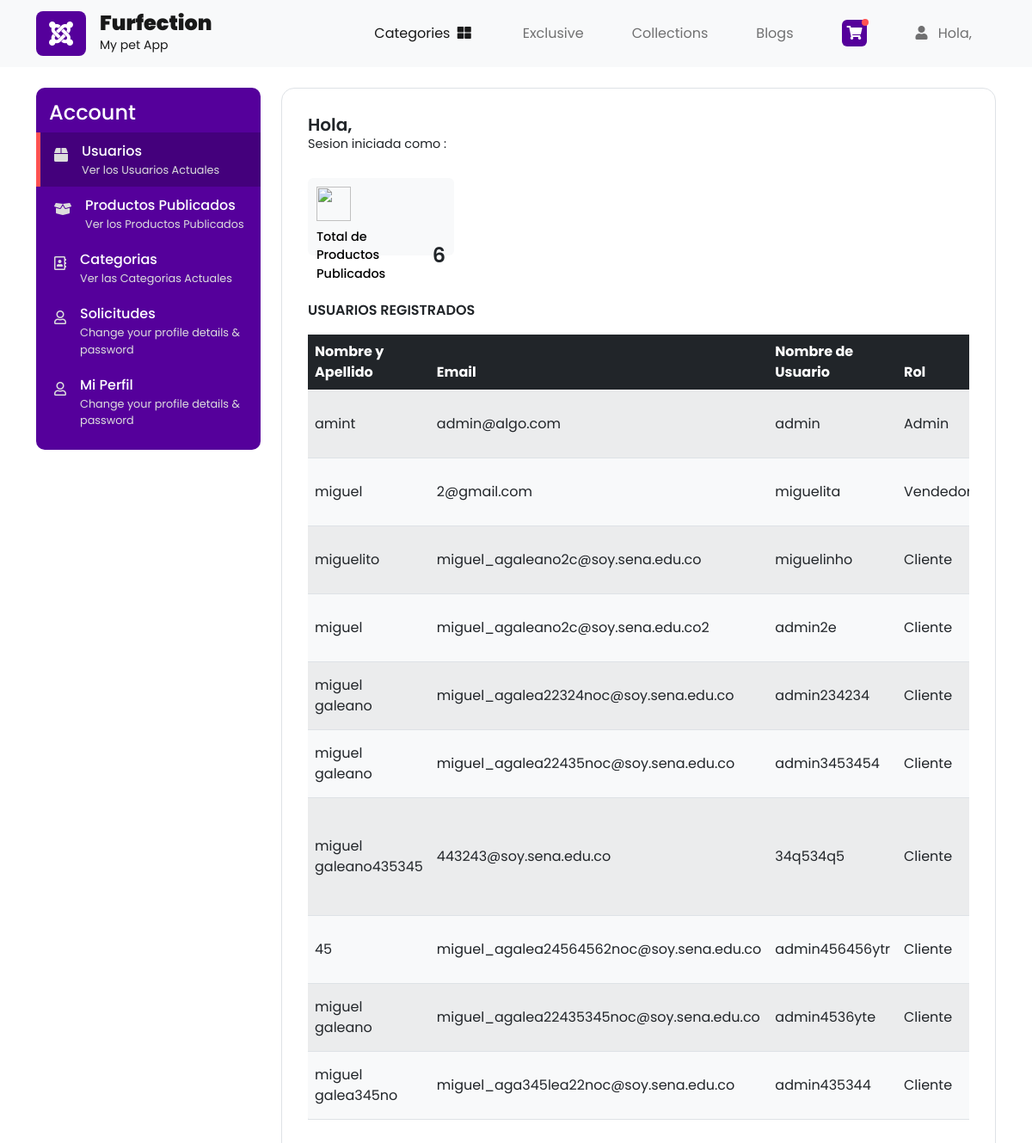
Page /admin_dashboard/ on the earlier database version.
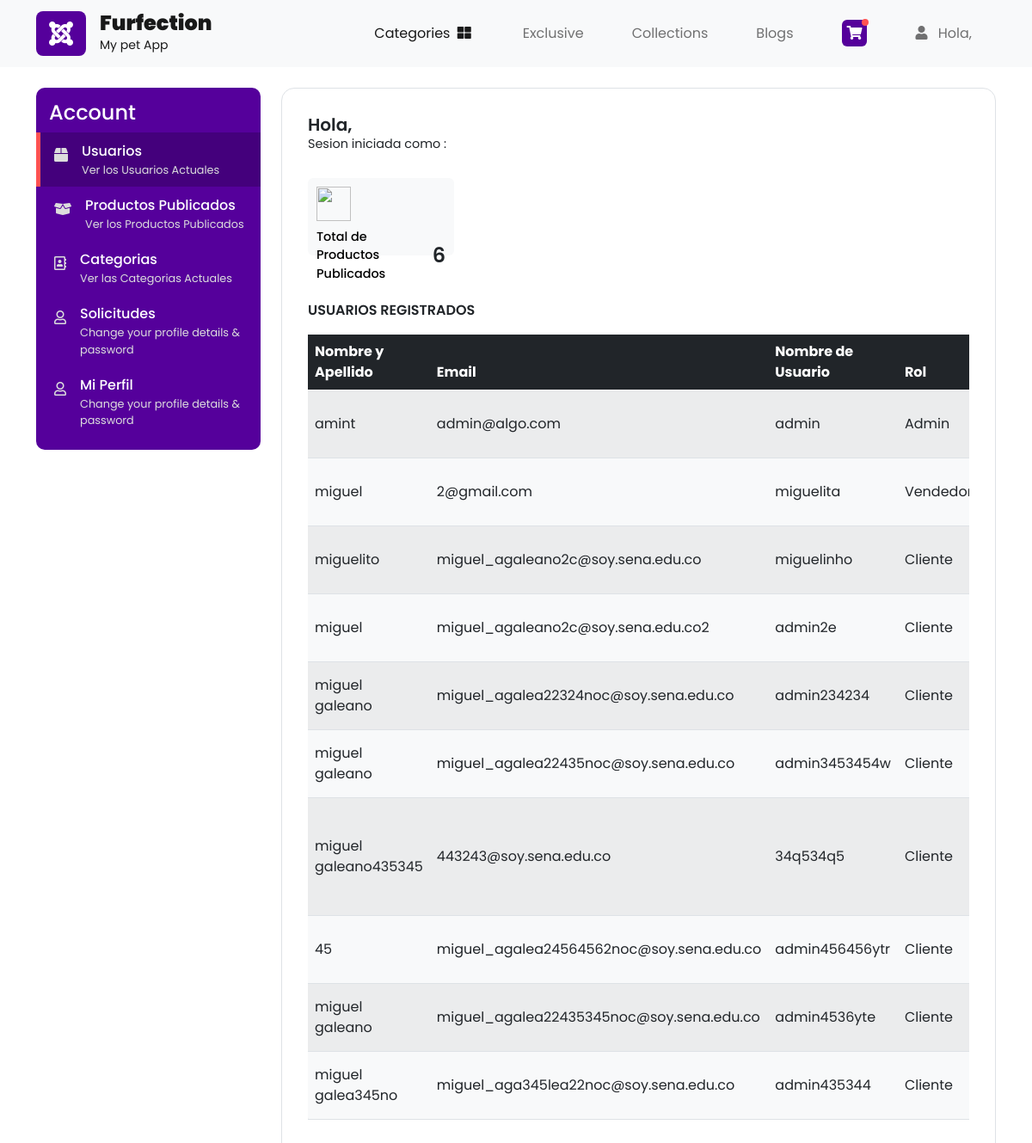
Same page on the later database version.
### merkachecheres/models.py (models this page shows, shortened)
class Usuario(models.Model):
    full_name = models.CharField(max_length=255)
    email = models.EmailField(unique=True)
    username = models.CharField(max_length=150, unique=True)
    password = models.CharField(max_length=128, blank=True, null=True)
    telefono = models.CharField(max_length=15, default="Sin teléfono")  # Valor por defecto
    departamento = models.CharField(max_length=100, default="Sin departamento")  # Valor por defecto
    direccion = models.CharField(max_length=255, default="Sin dirección")  # Valor por defecto
    municipio = models.CharField(max_length=100, default="Sin municipio")  # Valor por defecto
    foto_perfil = models.ImageField(
        upload_to='usuarios/perfiles',
        validators=[validar_extension_imagen],
        blank=True,
        null=True,
        verbose_name="Ruta de la imagen de perfil"
    )  #
    ROLES = (
        (1, "Admin"),
        (2, "Cliente"),
        (3, "Vendedor")
    )
    rol = models.IntegerField(choices=ROLES, default=2)

### merkachecheres/views.py (the view, shortened to what this page needs)
# urls.py: path('admin_dashboard/', views.admin_dashboard, name='admin_dashboard'),
def admin_dashboard(request):
    tabla = request.GET.get('tabla', 'usuarios')
    categoria_seleccionada = request.GET.get('categoria')  # Obtener la categoría seleccionada
    usuario_id = request.session.get('validar', {}).get('id')
    usuario_actual = Usuario.objects.get(id=usuario_id) if usuario_id else None
    usuarios_list = Usuario.objects.all().order_by('id')
    usuarios_paginator = Paginator(usuarios_list, 10)
    usuarios_page_number = request.GET.get('page') if tabla == 'usuarios' else 1
    usuarios = usuarios_paginator.get_page(usuarios_page_number)
    editar_producto_id = request.GET.get('editar_producto')
    producto_a_editar = None
    if tabla == 'productos':
        if categoria_seleccionada:
            productos_list = Producto.objects.filter(categoria=categoria_seleccionada).order_by('id')
        else:
            productos_list = Producto.objects.all().order_by('id')
        productos_paginator = Paginator(productos_list, 10)
        productos_page_number = request.GET.get('page')
        productos = productos_paginator.get_page(productos_page_number)
        context = {
            'mostrar_productos': True,
            'productos': productos,
            'usuarios': usuarios,
            'usuario_actual': usuario_actual,
            'total_productos': Producto.objects.count(),
            'producto_a_editar': producto_a_editar,
            'categorias': Producto._meta.get_field('categoria').choices,
            'categoria_seleccionada': categoria_seleccionada,
        }
    else:
        context = {
            'mostrar_productos': False,
            'usuarios': usuarios,
            'usuario_actual': usuario_actual,
            'total_productos': Producto.objects.count(),
        }
    return render(request, 'admin.html', context)

### merkachecheres/templates/admin.html (shortened to what the changed rows need)
{% load static %}
<!DOCTYPE html>
<html lang="en">
<head>
    <link rel="stylesheet" href="{% static 'css/admin.css' %}">
    <link rel="stylesheet" href="https://cdn.jsdelivr.net/npm/bootstrap@5.0.0-beta1/dist/css/bootstrap.min.css">
    <link rel="stylesheet" href="https://use.fontawesome.com/releases/v5.7.2/css/all.css">
</head>
<body>
    <div class="container mt-4">
        <div class="row">
            <div class="col-lg-9 my-lg-0 my-1">
                <div id="main-content" class="bg-white border h-100">
                    <br/>
                    <div class="order my-3 bg-light p-0">
                        <div class="table-responsive">
                            {% if mostrar_productos %}
                                {% if producto_a_editar %}
                                    <form method="post">
                                        {% csrf_token %}
                                        <div class="mb-3">
                                            <label for="titulo" class="form-label">Título</label>
                                            <input type="text" class="form-control" id="titulo" name="titulo" value="{{ producto_a_editar.titulo }}">
                                        </div>
                                        <div class="mb-3">
                                            <label for="precio" class="form-label">Precio</label>
                                            <input type="number" step="0.01" class="form-control" id="precio" name="precio"
                                                   value="{{ producto_a_editar.precio|default_if_none:'0.00'|stringformat:'f' }}">
                                        </div>
                                        <div class="mb-3">
                                            <label for="categoria" class="form-label">Categoría</label>
                                            <select class="form-control" id="categoria" name="categoria">
                                                {% for value, display in categorias %}
                                                    <option value="{{ value }}" {% if producto_a_editar.categoria == value %}selected{% endif %}>
                                                        {{ display }}
                                                    </option>
                                                {% endfor %}
                                            </select>
                                        </div>
                                        <div class="mb-3">
                                            <label for="descripcion" class="form-label">Descripción</label>
                                            <textarea class="form-control" id="descripcion" name="descripcion">{{ producto_a_editar.descripcion }}</textarea>
                                        </div>
                                        <div class="mb-3">
                                            <label for="marca" class="form-label">Marca</label>
                                            <input type="text" class="form-control" id="marca" name="marca" value="{{ producto_a_editar.marca }}">
                                        </div>
                                        <div class="mb-3">
                                            <label for="descuento" class="form-label">Descuento</label>
                                            <div class="input-group">
                                                <input type="number" step="0.01" min="0" max="100" class="form-control" id="descuento" name="descuento"
                                                    value="{{ producto_a_editar.descuento|default_if_none:'0.00'|floatformat:2 }}">
                                                <span class="input-group-text">%</span>
                                            </div>
                                        </div>
                                        <div class="mb-3">
                                            <label for="dimensiones" class="form-label">Dimensiones</label>
                                            <input type="text" class="form-control" id="dimensiones" name="dimensiones" value="{{ producto_a_editar.dimensiones }}">
                                        </div>
                                        <div class="mb-3">
                                            <label for="stock" class="form-label">Stock</label>
                                            <input type="number" class="form-control" id="stock" name="stock" value="{{ producto_a_editar.stock }}">
                                        </div>
                                        <button type="submit" class="btn btn-success">Guardar Cambios</button>
                                        <a href="?tabla=productos" class="btn btn-secondary">Cancelar</a>
                                    </form>
                                {% else %}
                                    <table class="table table-striped table-hover align-middle shadow-sm rounded w-100 m-0">
                                        <thead class="table-dark">
                                            <tr>
                                                <th>ID</th>
                                                <th>Nombre</th>
                                                <th>Descripción</th>
                                                <th>Precio</th>
                                                <th>Categoría</th>
                                                <th>Publicado por</th>
                                                <th class="text-center">Acciones</th>
                                                <th>Descuento</th>
                                            </tr>
                                        </thead>
                                        <tbody>
                                            {% for producto in productos %}
                                            <tr>
                                                <td>{{ producto.id }}</td>
                                                <td>{{ producto.titulo }}</td>
                                                <td>{{ producto.descripcion|truncatechars:40 }}</td>
                                                <td>${{ producto.precio }}</td>
                                                <td>{{ producto.get_categoria_display }}</td>
                                                <td>
                                                    {% if producto.vendedor %}
                                                        {{ producto.vendedor.full_name }} <span class="text-muted">({{ producto.vendedor.email }})</span>
                                                    {% else %}
                                                        <span class="text-muted">Sin vendedor</span>
                                                    {% endif %}
                                                </td>
                                                <td class="text-center">
                                                    <a href="?tabla=productos&editar_producto={{ producto.id }}" class="btn btn-sm btn-primary">Editar</a>
                                                </td>
                                                <td>
                                                    {% if producto.descuento %}
                                                        {{ producto.descuento|floatformat:0 }}%
                                                    {% else %}
                                                        0%
                                                    {% endif %}
                                                </td>
                                            </tr>
                                            {% endfor %}
                                        </tbody>
                                    </table>
                                    <nav aria-label="Page navigation">
                                        <ul class="pagination justify-content-center">
                                            {% if productos.has_previous %}
                                                <li class="page-item">
                                                    <a class="page-link" href="?tabla=productos&page={{ productos.previous_page_number }}" aria-label="Anterior">
                                                        <span aria-hidden="true">&laquo;</span>
                                                    </a>
                                                </li>
                                            {% else %}
                                                <li class="page-item disabled">
                                                    <span class="page-link">&laquo;</span>
                                                </li>
                                            {% endif %}
                                            {% for num in productos.paginator.page_range %}
                                                {% if productos.number == num %}
                                                    <li class="page-item active"><span class="page-link">{{ num }}</span></li>
                                                {% elif num > productos.number|add:'-3' and num < productos.number|add:'3' %}
                                                    <li class="page-item"><a class="page-link" href="?tabla=productos&page={{ num }}">{{ num }}</a></li>
                                                {% endif %}
                                            {% endfor %}
                                            {% if productos.has_next %}
                                                <li class="page-item">
                                                    <a class="page-link" href="?tabla=productos&page={{ productos.next_page_number }}" aria-label="Siguiente">
                                                        <span aria-hidden="true">&raquo;</span>
                                                    </a>
                                                </li>
                                            {% else %}
                                                <li class="page-item disabled">
                                                    <span class="page-link">&raquo;</span>
                                                </li>
                                            {% endif %}
                                        </ul>
                                    </nav>
                                {% endif %}
                            {% else %}
                                <table class="table table-striped table-hover align-middle shadow-sm rounded w-100 m-0">
                                    <thead class="table-dark">
                                        <tr>
                                            <th>Nombre y Apellido</th>
                                            <th>Email</th>
                                            <th>Nombre de Usuario</th>
                                            <th>Rol</th>
                                        </tr>
                                    </thead>
                                    <tbody>
                                        {% for usuario in usuarios %}
                                        <tr>
                                            <td>{{ usuario.full_name }}</td>
                                            <td>{{ usuario.email }}</td>
                                            <td>{{ usuario.username }}</td>
                                            <td>{{ usuario.get_rol_display }}</td>
                                        </tr>
                                        {% endfor %}
                                    </tbody>
                                </table>
                            {% endif %}
                        </div>
                    </div>
                </div>
            </div>
        </div>
    </div>
</body>
</html>

Differences in the rows shown:
changed Usuario "miguel_agalea22435noc@soy.sena.edu.co": username "admin3453454" → "admin3453454w"
